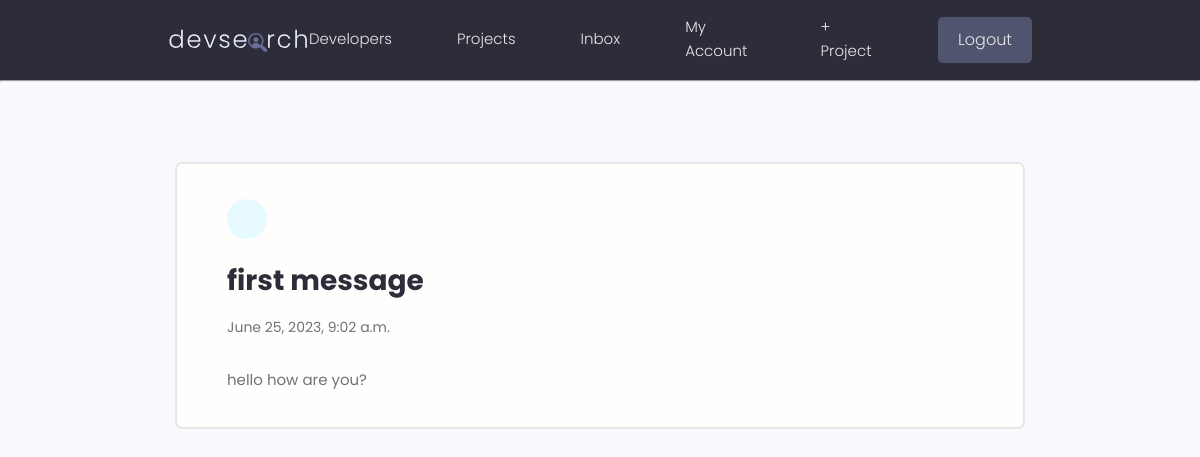
Page /message/8aa476c8-bb26-403b-b0fa-5eca0c4bf6f9/ (signed in) on the committed database.
### users/models.py (models this page shows, shortened)
class Message(models.Model):
    sender=models.ForeignKey(Profile,on_delete=models.SET_NULL, null=True, blank=True)
    reciepient=models.ForeignKey(Profile,on_delete=models.SET_NULL, null=True, blank=True, related_name="messages")
    name=models.CharField(max_length=200, null=True,blank=True)
    email=models.EmailField(max_length=200, null=True,blank=True)
    subject=models.CharField(max_length=200, null=True,blank=True)
    body=models.TextField()
    is_read= models.BooleanField(default=False,null=True)
    created=models.DateTimeField(auto_now_add=True)
    id=models.UUIDField(default=uuid.uuid4, unique=True,primary_key=True,editable=False)
    class Meta:
        ordering =['is_read','-created']

### users/views.py (the view)
# urls.py: path('message/<str:pk>/',views.viewMessage, name="message"),
@login_required(login_url='login')
def viewMessage(request, pk):
    profile=request.user.profile
    messageRequest=profile.messages.get(id=pk)
    if messageRequest.is_read==False:
        messageRequest.is_read=True
        messageRequest.save()
    context={'messageRequest':messageRequest,'profile':profile}
    return render(request,'users/message.html', context)

### users/templates/users/message.html (shortened to what this page needs)
{% extends 'main.html' %}
{% block content %}
 <main class="messagePage my-xl">
    <div class="content-box">
      <div class="message">
        <a class="backButton" href="{% url 'inbox' %}"></a>
        <h2 class="message__subject">{{messageRequest.subject}}</h4>
          {% if messageRequest.sender %}
          <a href="{% url 'user-profile' messageRequest.sender.id %}" class="message__author">{{massageRequest.name}}</a>
          {% else %}
          <p class="message__author">{{massageRequest.name}}</p>
          {% endif %}
          <p class="message__date">{{messageRequest.created}}</p>
          <div class="message__body">
           {{messageRequest.body|linebreaksbr}}
          </div>
      </div>
    </div>
  </main>
{% endblock content%}

### static/styles/app.css (style rules this page uses)
:root { --color-sub: #2d2d39; }
.content-box { width: 95%; max-width: 85rem; margin: 0 auto; }
.message { padding: 2.5rem 0; }
.message > a { display: flex; gap: 1rem; }
.message__author, .message__date { flex-basis: 25%; }
.message__subject { flex-basis: 50%; }
.message__date { text-align: right; }
.messagePage .message { list-style: none; background: var(--color-white); padding: 3.5rem 5rem; border: 2px solid var(--color-light); border-radius: 0.7rem; }
.messagePage .message__subject { font-size: 2.8rem; color: var(--color-sub); margin-bottom: 1rem; margin-top: 2rem; }
.messagePage .message__author { font-size: 1.8rem; font-weight: 500; }
.messagePage .message__date { font-size: 1.4rem; font-weight: 400; text-align: left; margin-bottom: 3rem; }
.backButton { background: var(--color-main-light); color: var(--color-main); width: 4rem; height: 4rem; display: flex; align-items: center; justify-content: center; border-radius: 50%; }

### static/uikit/styles/modules/_variables.css (style rules this page uses)
:root { --color-main: #5aa5b9; --color-main-light: #e6faff; --color-sub: #3f4156; --color-sub-light: #51546e; --color-sub-lighter: #ededfd; --color-text: #737373; --color-gray: #8b8b8b; --color-light: #e5e7eb; --color-light-gray: #767676; --color-bg: #f8fafd; --color-white: #fffefd; --color-white-light: #f3f3f3; --color-success: #359e64; --color-success-bg: #def8e8; --color-error: #fc4b0b; --color-error-bg: #fff2ee; --font-base: 'Poppins', arial, helvetica, 'Segoe UI', roboto, ubuntu, sans-serif; --font-monospace: 'Fira Code', 'Courier New', courier, monospace; --font-regular: 300; --font-medium: 500; --font-bold: 700; --generic-shadow: 1px 1px 5px #00000010; --generic-transition: all 0.3s ease-in-out; }

### static/uikit/styles/modules/_base.css (style rules this page uses)
* { margin: 0; padding: 0; box-sizing: border-box; text-rendering: optimizeLegibility; color: inherit; font-size: inherit; }
html { font-size: 50%; }
@media only screen and (min-width: 480px) { html { font-size: 56.25%; } }
@media only screen and (min-width: 1200px) { html { font-size: 62.5%; } }
body { line-height: 1.6; font-weight: 400; font-size: 1.5rem; color: var(--color-text); background-color: var(--color-bg); min-height: 100vh; }

### static/uikit/styles/modules/_typography.css (style rules this page uses)
* { font-family: var(--font-base); }
h2 { font-size: 3.6rem; font-weight: var(--font-bold); }
p, span, strong { font-size: 1.6rem; color: var(--color-text); font-weight: var(--font-regular); }
a { padding-bottom: 2px; text-decoration: none; display: inline-block; color: var(--color-main); font-weight: var(--font-medium); }

### static/uikit/styles/modules/_utilities.css (style rules this page uses)
.my-xl { margin: 8rem auto; }

### rows in the picture
Message: subject "first message", created "June 25, 2023, 9:02 a.m.", body "hello how are you?"
